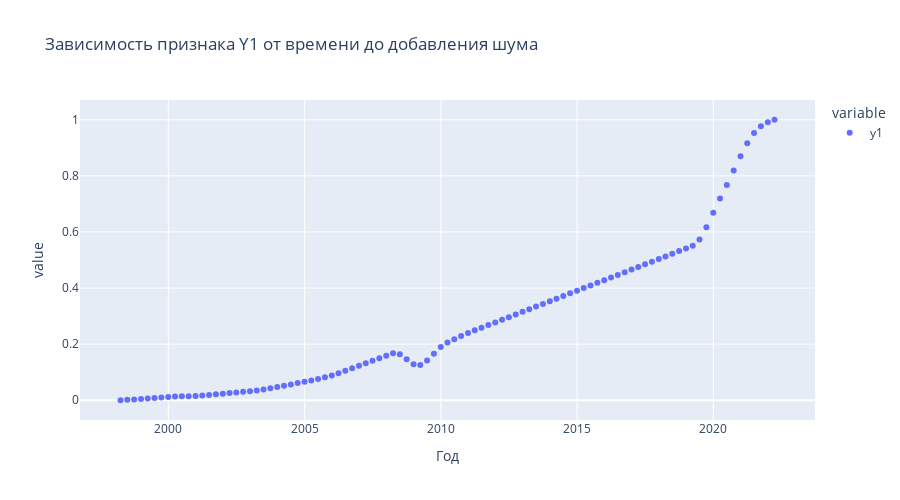

Here is the notebook cell this chart was saved with:
### Markdown cell above
## Добавление шума в данные

Для объяснения добавления шума в данные, рассмотрим следующий график. На нем изображены зависимости признаков от времени.

### Code cell
# px.scatter(data, title="Зависимость признаков от времени", height=500)
px.scatter(data['y1'], title="Зависимость признака Y1 от времени до добавления шума", height=500)
